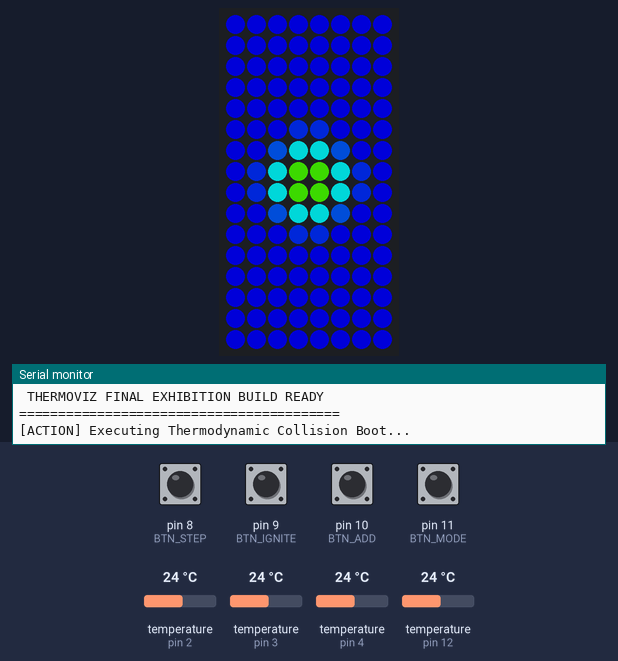
This sketch was run on a simulated Arduino Uno, built with avr-gcc and run on an emulated ATmega328P. Parts: 8×16 RGB LED matrix (first LED top left, wired row by row), the last lines printed to the serial monitor. The inputs (shaded band) are chosen by the test bench; at power-on: pin 8 (BTN_STEP), pin 9 (BTN_IGNITE), pin 10 (BTN_ADD), pin 11 (BTN_MODE) HIGH, temperature (sensors on pin 2, pin 3, pin 4, pin 12) 24 °C. Dim RGB values are drawn brighter than linear.

Above: at 1.3 s.
1.4 s: temperature (sensor on pin 2) set to 41 °C
3.0 s: pin 11 (BTN_MODE) pulled LOW for 0.15 s
At 3.58 s:
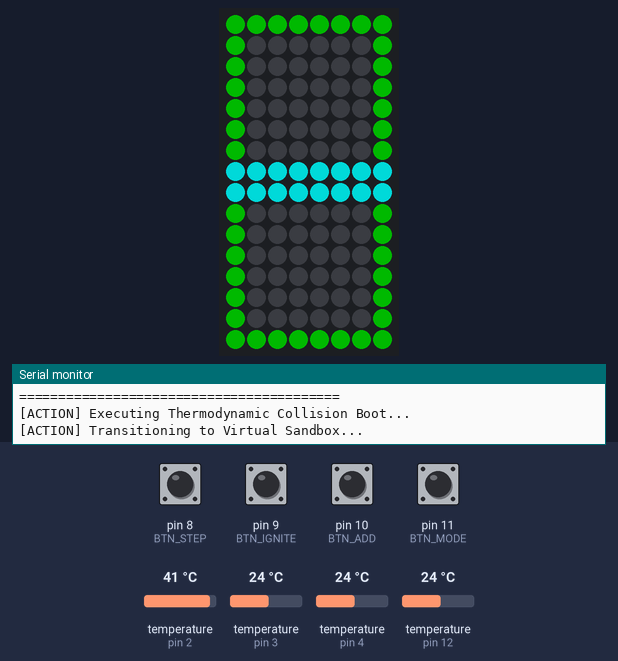
3.7 s: temperature (sensor on pin 3) set to 41 °C
At 4.48 s:
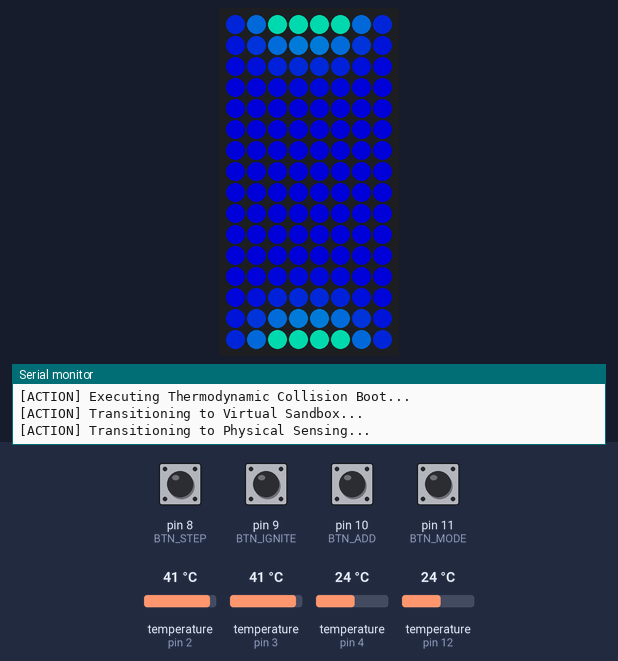
5.7 s: temperature (sensor on pin 4) set to 41 °C
At 6.09 s:
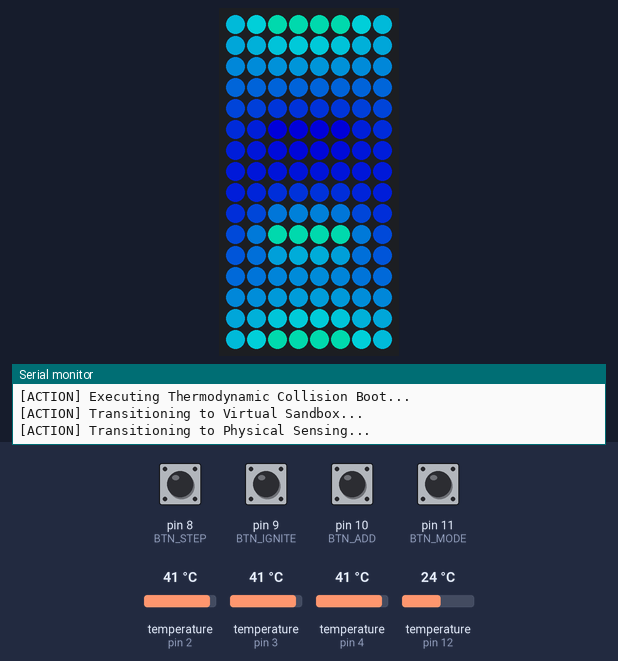
7.5 s: temperature (sensor on pin 12) set to 41 °C
At 7.72 s:
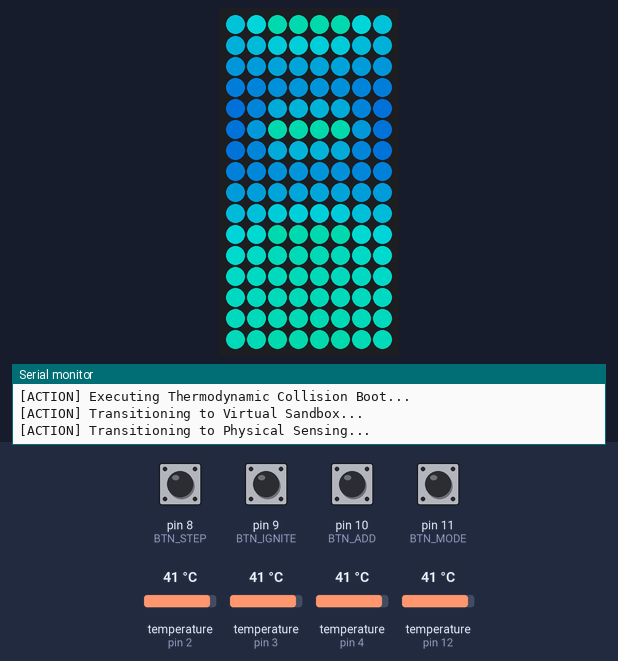
9.4 s: pin 11 (BTN_MODE) pulled LOW for 1 s
At 10.4 s:
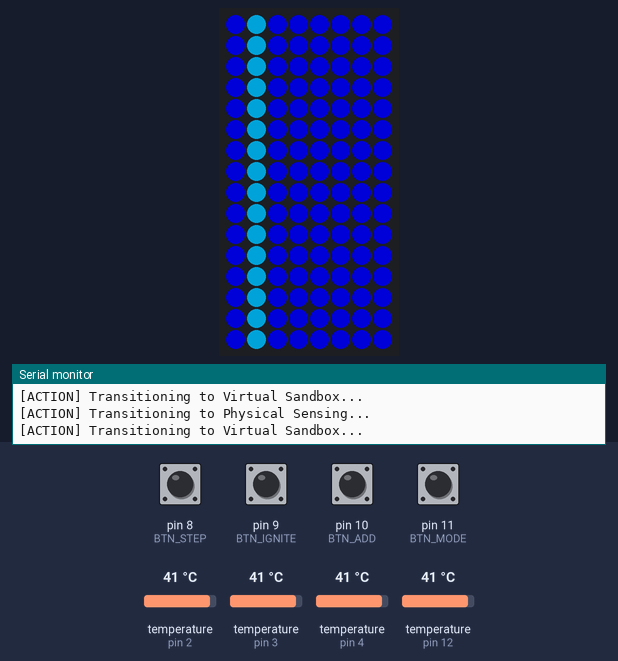

The sketch:

nolag.ino
```cpp
#include <FastLED.h>
#include <OneWire.h>
#include <DallasTemperature.h>

// ==========================================
// 🎛️ GLOBAL DEVICE SETTINGS & CALIBRATION
// ==========================================
#define TEMP_MIN 35.0f   // Deep Blue (Cold)
#define TEMP_MAX 60.0f   // Pure Red (Hot)

// 🔌 PROBE PIN ASSIGNMENTS (Adjust for your final wiring)
#define PROBE_1_PIN 2    // Maps to Row 0
#define PROBE_2_PIN 12    // Maps to Row 5
#define PROBE_3_PIN 4    // Maps to Row 10
#define PROBE_4_PIN 3   // Maps to Row 15

// 🔘 TOGGLE SWITCH ASSIGNMENTS
#define BTN_MODE   11     // Switch between Physical and Virtual Modes
#define BTN_STEP   8     // Virtual: Advance Cursor
#define BTN_ADD    10    // Virtual: Stamp source
#define BTN_IGNITE 9    // Virtual: Start/Stop Simulation

// --- HARDWARE & GRID DEFINITIONS ---
#define LED_PIN     7
#define NUM_LEDS    128
#define BRIGHTNESS  140
#define COLOR_ORDER GRB
#define LED_TYPE    WS2812B

#define COLS 8
#define ROWS 16

CRGB leds[NUM_LEDS];

// --- ONEWIRE SENSOR SETUP ---
OneWire ow1(PROBE_1_PIN); DallasTemperature sensor1(&ow1);
OneWire ow2(PROBE_2_PIN); DallasTemperature sensor2(&ow2);
OneWire ow3(PROBE_3_PIN); DallasTemperature sensor3(&ow3);
OneWire ow4(PROBE_4_PIN); DallasTemperature sensor4(&ow4);

unsigned long lastTemperatureRequest = 0;
const int tempRequestDelay = 750;
float targetT1 = 0.0f, targetT2 = 0.0f, targetT3 = 0.0f, targetT4 = 0.0f;

// --- PHYSICS PARAMETERS & OPTIMIZATIONS ---
#define ALPHA 0.19f
#define HEAT_LOSS 0.0f       // Zero sink. Heat reaches all edges.
#define STEPS_PER_FRAME 5    // Balanced for 16MHz CPU lag-free execution

const float C_CENTER = 1.0f - (4.0f * ALPHA) - HEAT_LOSS;

float T[ROWS][COLS];
float T_new[ROWS][COLS];

// --- SYSTEM STATES ---
enum SystemState { BOOT_ANIM, PHYSICAL_SIM, VIRTUAL_SETUP, VIRTUAL_SIM };
SystemState currentState = BOOT_ANIM;

// --- VIRTUAL MULTI-SOURCE STATE ---
#define MAX_SOURCES 10
int srcX[MAX_SOURCES];
int srcY[MAX_SOURCES];
int numSources = 0;

int setupSubState = 0; // 0: Scan X, 1: Scan Y, 2: Locked
int cursorX = 0;
int cursorY = 0;

unsigned long lastScanMoveTime = 0;
#define SCAN_SPEED 300
unsigned long lastFrameTime = 0;

// --- SWITCH TRACKING ---
bool lastMode = HIGH, lastStep = HIGH, lastAdd = HIGH, lastIgnite = HIGH;
unsigned long lastDebounceTime = 0;

// ==========================================
// CORE GRAPHICS & MAPPING
// ==========================================

uint16_t xyToIndex(uint8_t col, uint8_t row) {
  uint8_t panel = row / 8;
  uint8_t localRow = row % 8;
  return (panel * 64) + (localRow * 8) + col;
}

uint8_t mapFloat(float x, float in_min, float in_max) {
  return (uint8_t)((x - in_min) * 255.0f / (in_max - in_min));
}

// 🔥 REVISED COLOR PALETTE (Capped at Pure Red)
CRGB getThermalColor(float temp) {
  if (temp > 1.0f) temp = 1.0f;
  if (temp < 0.0f) temp = 0.0f;

  if (temp < 0.20f) return blend(CRGB(0, 0, 255), CRGB(0, 255, 255), mapFloat(temp, 0.0f, 0.20f));     // Blue -> Cyan
  if (temp < 0.40f) return blend(CRGB(0, 255, 255), CRGB(0, 255, 0), mapFloat(temp, 0.20f, 0.40f));    // Cyan -> Green
  if (temp < 0.60f) return blend(CRGB(0, 255, 0), CRGB(255, 255, 0), mapFloat(temp, 0.40f, 0.60f));    // Green -> Yellow
  if (temp < 0.85f) return blend(CRGB(255, 255, 0), CRGB(255, 100, 0), mapFloat(temp, 0.60f, 0.85f));  // Yellow -> Orange
  return blend(CRGB(255, 100, 0), CRGB(255, 0, 0), mapFloat(temp, 0.85f, 1.0f));                       // Orange -> PURE RED
}

float normalizeTemp(float rawTemp) {
  if (rawTemp <= -50.0f) return -1.0f;
  if (rawTemp <= TEMP_MIN) return 0.0f;
  if (rawTemp >= TEMP_MAX) return 1.0f;
  return (rawTemp - TEMP_MIN) / (TEMP_MAX - TEMP_MIN);
}

// ==========================================
// MATHEMATICAL SOLVER
// ==========================================

void injectPhysicalHeat() {
  if(targetT1 >= 0.0f) { T[0][2]=targetT1; T[0][3]=targetT1; T[0][4]=targetT1; T[0][5]=targetT1; }
  if(targetT2 >= 0.0f) { T[5][2]=targetT2; T[5][3]=targetT2; T[5][4]=targetT2; T[5][5]=targetT2; }
  if(targetT3 >= 0.0f) { T[10][2]=targetT3; T[10][3]=targetT3; T[10][4]=targetT3; T[10][5]=targetT3; }
  if(targetT4 >= 0.0f) { T[15][2]=targetT4; T[15][3]=targetT4; T[15][4]=targetT4; T[15][5]=targetT4; }
}

void injectVirtualHeat() {
  for(int s=0; s<numSources; s++) {
    T[srcY[s]][srcX[s]] = 1.0f;
  }
}

void runPhysicsStep() {
  for (int r = 0; r < ROWS; r++) {
    for (int c = 0; c < COLS; c++) {
      float t_center = T[r][c];

      float t_up    = (r > 0) ? T[r-1][c] : t_center;
      float t_down  = (r < ROWS-1) ? T[r+1][c] : t_center;
      float t_left  = (c > 0) ? T[r][c-1] : t_center;
      float t_right = (c < COLS-1) ? T[r][c+1] : t_center;

      T_new[r][c] = (t_center * C_CENTER) + ((t_left + t_right + t_up + t_down) * ALPHA);
    }
  }
  memcpy(T, T_new, sizeof(T));
}

void renderGrid() {
  for (int r = 0; r < ROWS; r++) {
    for (int c = 0; c < COLS; c++) {
      leds[xyToIndex(c, r)] = getThermalColor(T[r][c]);
    }
  }
  FastLED.show();
}

// ==========================================
// ARDUINO MAIN
// ==========================================

void setup() {
  Serial.begin(9600);
  Serial.println(F("========================================="));
  Serial.println(F(" THERMOVIZ FINAL EXHIBITION BUILD READY  "));
  Serial.println(F("========================================="));

  FastLED.addLeds<LED_TYPE, LED_PIN, COLOR_ORDER>(leds, NUM_LEDS).setCorrection(TypicalLEDStrip);
  FastLED.setBrightness(BRIGHTNESS);

  pinMode(BTN_MODE, INPUT_PULLUP);
  pinMode(BTN_STEP, INPUT_PULLUP);
  pinMode(BTN_ADD, INPUT_PULLUP);
  pinMode(BTN_IGNITE, INPUT_PULLUP);

  lastMode = digitalRead(BTN_MODE);
  lastStep = digitalRead(BTN_STEP);
  lastAdd = digitalRead(BTN_ADD);
  lastIgnite = digitalRead(BTN_IGNITE);

  sensor1.begin(); sensor1.setWaitForConversion(false);
  sensor2.begin(); sensor2.setWaitForConversion(false);
  sensor3.begin(); sensor3.setWaitForConversion(false);
  sensor4.begin(); sensor4.setWaitForConversion(false);

  sensor1.requestTemperatures(); sensor2.requestTemperatures();
  sensor3.requestTemperatures(); sensor4.requestTemperatures();
  lastTemperatureRequest = millis();

  memset(T, 0, sizeof(T));
  memset(T_new, 0, sizeof(T_new));
}

void loop() {
  handleSwitches();

  switch(currentState) {
    case BOOT_ANIM:
      runEpicBootAnimation();
      break;

    case PHYSICAL_SIM:
      if (millis() - lastTemperatureRequest >= tempRequestDelay) {
        targetT1 = normalizeTemp(sensor1.getTempCByIndex(0));
        targetT2 = normalizeTemp(sensor2.getTempCByIndex(0));
        targetT3 = normalizeTemp(sensor3.getTempCByIndex(0));
        targetT4 = normalizeTemp(sensor4.getTempCByIndex(0));

        sensor1.requestTemperatures(); sensor2.requestTemperatures();
        sensor3.requestTemperatures(); sensor4.requestTemperatures();
        lastTemperatureRequest = millis();
      }

      if (millis() - lastFrameTime > 50) {
        for(int i=0; i<STEPS_PER_FRAME; i++) {
          injectPhysicalHeat();
          runPhysicsStep();
        }
        injectPhysicalHeat();
        renderGrid();
        lastFrameTime = millis();
      }
      break;

    case VIRTUAL_SETUP:
      runAutoScanLogic();
      renderSetupUI();
      break;

    case VIRTUAL_SIM:
      if (millis() - lastFrameTime > 50) {
        for(int i=0; i<STEPS_PER_FRAME; i++) {
          injectVirtualHeat();
          runPhysicsStep();
        }
        injectVirtualHeat();
        renderGrid();
        lastFrameTime = millis();
      }
      break;
  }
}

// ==========================================
// CINEMATIC ANIMATIONS & TRANSITIONS
// ==========================================

void runEpicBootAnimation() {
  Serial.println(F("[ACTION] Executing Thermodynamic Collision Boot..."));
  FastLED.clear(); FastLED.show(); delay(500);

  // 1. Rush to center with gradient trails
  for (int i = 0; i <= 7; i++) {
    // Dim the trails
    for(int j=0; j<NUM_LEDS; j++) leds[j].nscale8(180);

    // Draw leading red edges
    for(int c=0; c<COLS; c++) {
      leds[xyToIndex(c, i)] = CRGB(255, 0, 0);          // Top moving down
      leds[xyToIndex(c, 15 - i)] = CRGB(255, 0, 0);     // Bottom moving up
    }
    FastLED.show(); delay(60);
  }

  // 2. Impact Flash
  for(int j=0; j<NUM_LEDS; j++) leds[j] = CRGB::White;
  FastLED.show(); delay(50);

  // 3. Mathematical Gradient Bloom
  memset(T, 0, sizeof(T));
  T[7][3]=1.0f; T[7][4]=1.0f; T[8][3]=1.0f; T[8][4]=1.0f; // Seed center

  for(int i=0; i<30; i++) {
    runPhysicsStep();
    renderGrid();
    delay(20);
  }

  // Fade out to black to start
  for(int fade=0; fade<20; fade++) {
    for(int j=0; j<NUM_LEDS; j++) leds[j].nscale8(200);
    FastLED.show(); delay(20);
  }

  memset(T, 0, sizeof(T));
  currentState = PHYSICAL_SIM;
}

void transitionToPhysical() {
  Serial.println(F("[ACTION] Transitioning to Physical Sensing..."));
  // "Thermal Scanner" Wipe Down
  for (int r = 0; r < ROWS; r++) {
    for(int j=0; j<NUM_LEDS; j++) leds[j] = CRGB(0, 0, 40); // Deep blue background
    for (int c = 0; c < COLS; c++) leds[xyToIndex(c, r)] = CRGB(0, 255, 255); // Cyan scanner line
    FastLED.show(); delay(30);
  }
  memset(T, 0, sizeof(T));
}

void transitionToVirtual() {
  Serial.println(F("[ACTION] Transitioning to Virtual Sandbox..."));
  FastLED.clear();

  // "Targeting Grid" Activation
  // Draw corners
  for(int c=0; c<COLS; c++) { leds[xyToIndex(c,0)] = CRGB::Green; leds[xyToIndex(c,15)] = CRGB::Green; }
  for(int r=0; r<ROWS; r++) { leds[xyToIndex(0,r)] = CRGB::Green; leds[xyToIndex(7,r)] = CRGB::Green; }
  FastLED.show(); delay(200);

  // Draw crosshairs meeting
  for(int c=0; c<4; c++) {
    leds[xyToIndex(c, 7)] = CRGB::Cyan; leds[xyToIndex(7-c, 7)] = CRGB::Cyan;
    leds[xyToIndex(c, 8)] = CRGB::Cyan; leds[xyToIndex(7-c, 8)] = CRGB::Cyan;
    FastLED.show(); delay(40);
  }
  delay(300);
  FastLED.clear(); FastLED.show();
  memset(T, 0, sizeof(T));
}

// ==========================================
// VIRTUAL UI LOGIC
// ==========================================

void runAutoScanLogic() {
  if (millis() - lastScanMoveTime > SCAN_SPEED) {
    if (setupSubState == 0) cursorX = (cursorX + 1) % COLS;
    else if (setupSubState == 1) cursorY = (cursorY + 1) % ROWS;
    lastScanMoveTime = millis();
  }
}

void renderSetupUI() {
  memset(T, 0, sizeof(T));
  for(int i=0; i<numSources; i++) T[srcY[i]][srcX[i]] = 0.8f;
  if (setupSubState == 0) for(int r=0; r<ROWS; r++) T[r][cursorX] = 0.15f;
  else if (setupSubState == 1) for(int c=0; c<COLS; c++) T[cursorY][c] = 0.15f;
  if (setupSubState == 2 || (millis() % 400 < 200)) T[cursorY][cursorX] = 1.0f;
  renderGrid();
}

// ==========================================
// HARDWARE TOGGLE SWITCH LOGIC
// ==========================================

void handleSwitches() {
  if (millis() - lastDebounceTime < 50) return;

  bool curMode = digitalRead(BTN_MODE);
  bool curStep = digitalRead(BTN_STEP);
  bool curAdd = digitalRead(BTN_ADD);
  bool curIgnite = digitalRead(BTN_IGNITE);

  // --- BUTTON 1: MODE TOGGLE ---
  if (curMode != lastMode) {
    lastMode = curMode; lastDebounceTime = millis();

    if (currentState == PHYSICAL_SIM) {
      transitionToVirtual();
      currentState = VIRTUAL_SETUP;
      cursorX = 0; cursorY = 0; setupSubState = 0; numSources = 0;
    } else {
      transitionToPhysical();
      currentState = PHYSICAL_SIM;
    }
  }

  if (currentState == VIRTUAL_SETUP || currentState == VIRTUAL_SIM) {
    // --- BUTTON 2: STEP CURSOR ---
    if (curStep != lastStep) {
      lastStep = curStep; lastDebounceTime = millis();
      if (currentState == VIRTUAL_SETUP) {
        setupSubState++;
        if (setupSubState > 2) { setupSubState = 0; cursorX = 0; cursorY = 0; }
        Serial.println(F("[UI] Cursor Advanced"));
      }
    }

    // --- BUTTON 3: ADD SOURCE ---
    if (curAdd != lastAdd) {
      lastAdd = curAdd; lastDebounceTime = millis();
      if (currentState == VIRTUAL_SETUP && setupSubState == 2 && numSources < MAX_SOURCES) {
        srcX[numSources] = cursorX; srcY[numSources] = cursorY; numSources++;
        setupSubState = 0; cursorX = 0; cursorY = 0;
        Serial.print(F("[UI] Source Stamped. Total: ")); Serial.println(numSources);
      }
    }

    // --- BUTTON 4: IGNITE/STOP ---
    if (curIgnite != lastIgnite) {
      lastIgnite = curIgnite; lastDebounceTime = millis();
      if (currentState == VIRTUAL_SETUP) {
        if (setupSubState == 2 && numSources < MAX_SOURCES) { srcX[numSources]=cursorX; srcY[numSources]=cursorY; numSources++; }
        if (numSources > 0) { currentState = VIRTUAL_SIM; memset(T, 0, sizeof(T)); Serial.println(F("[UI] IGNITION")); }
      }
      else if (currentState == VIRTUAL_SIM) {
        currentState = VIRTUAL_SETUP;
        numSources = 0; setupSubState = 0; cursorX = 0; cursorY = 0;
        memset(T, 0, sizeof(T)); Serial.println(F("[UI] STOPPED"));
      }
    }
  }
}
```

Measured:
- after the input at 3.0 s, the LEDs: first change after 0.06 s (image 1 shows a later state)
- after the input at 7.5 s, the LEDs: first differ from a run without the input after 0.17 s (image 4)
- after the input at 9.4 s, the LEDs: first change at once (image 5 shows a later state)
